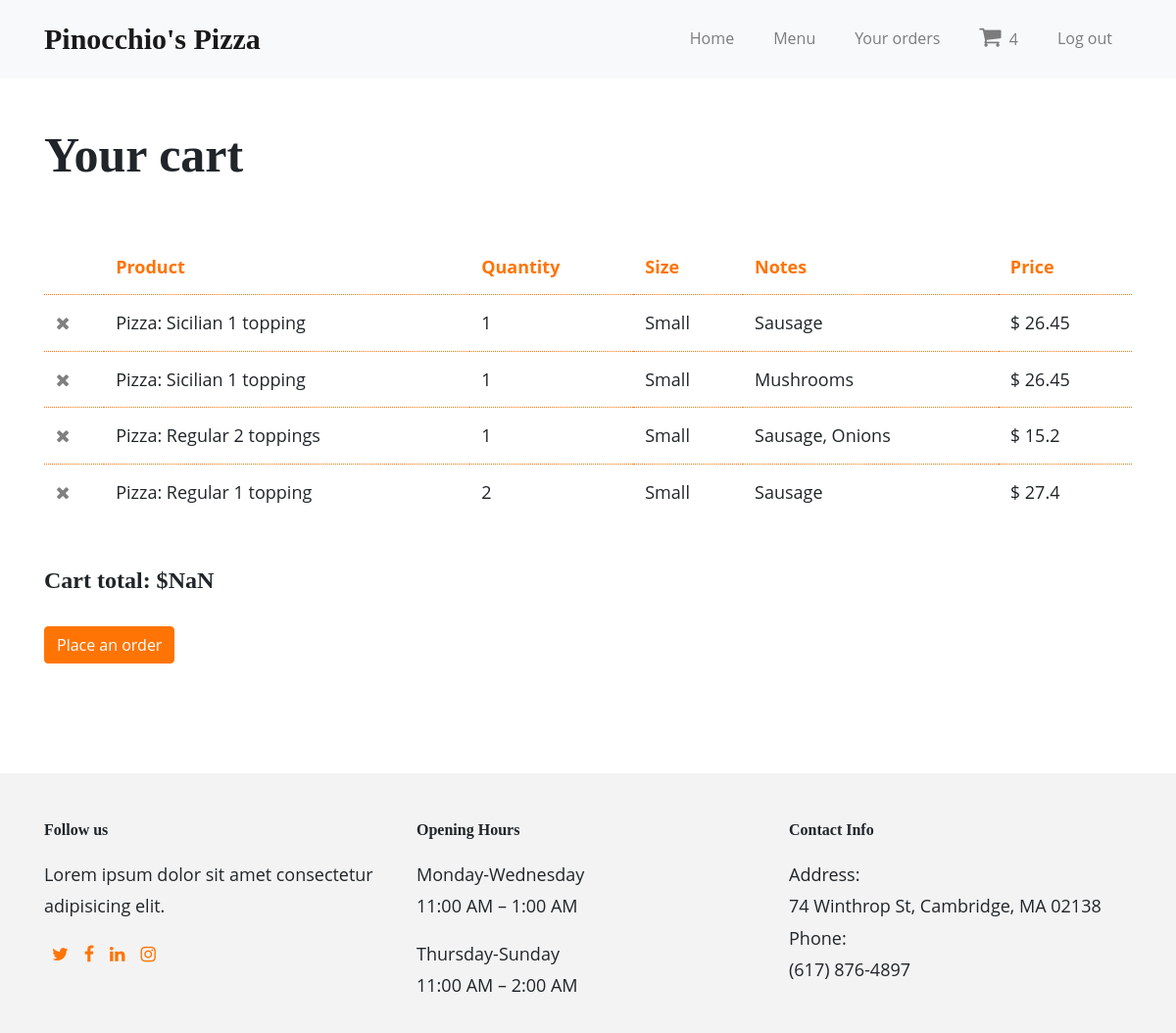
The app's page /cart (signed in) with its own data.
### orders/models.py (models this page shows, shortened)
class Item(models.Model):
    item = models.CharField(max_length=64, null=False)
    size_choices = [
        ("", "Please choose size"),
        ('S', 'Small'),
        ('L', 'Large'),
    ]
    size = models.CharField(choices=size_choices, max_length=1, blank=True, default='S')
    quantity_choices = [(i, i) for i in range (1, 11)]
    quantity = models.IntegerField(choices=quantity_choices, default=1)
    topping = models.ManyToManyField(Toppings, blank=True)
    def display_topping(self):
        return ', '.join(topping.topping for topping in self.topping.all()[:5])
    display_topping.short_description = 'Topping'
    subx = models.ManyToManyField(SubsType, blank=True,
        limit_choices_to=Q(subs_extra=True) | Q(steak_subs_extra=True))
    def display_subx(self):
        """Create a string for the Sub Extra. This is required to display SubX in Admin."""
        return ', '.join(subx.name for subx in self.subx.all()[:4])
    display_subx.short_description = 'Sub Extra'
    price = models.FloatField()
    status_choices = [
        ('p', 'Pending'),
        ('s', 'Submitted'),
        ('pr', 'Processing'),
        ('c', 'Completed'),
    ]
    status = models.CharField(choices=status_choices, max_length=2, blank=True, default='p')
    order_id = models.ForeignKey(Order, on_delete=models.SET_NULL, null=True, blank=True)
    created_by = models.ForeignKey(User, on_delete=models.SET_NULL, null=True, blank=True)

class Toppings(models.Model):
    topping = models.CharField(max_length=64)

### orders/views.py (the view)
# urls.py: path('cart', views.ItemListView.as_view(), name="cart"),
class ItemListView(LoginRequiredMixin, generic.ListView):
    model = Item
    template_name ='cart.html'
    def get_queryset(self):
        return Item.objects.filter(created_by=self.request.user).filter(status__exact='p').order_by('id')
    def get_context_data(self, **kwargs):
        cart_num = len(Item.objects.filter(created_by=self.request.user).filter(status__exact='p'))
        context = super(ItemListView, self).get_context_data(**kwargs)
        context['cart_num'] = cart_num
        items = Item.objects.filter(created_by=self.request.user).filter(status__exact='p').order_by('id')
        if len(items) > 0:
            context['order_id'] = items.values_list('order_id', flat=True)[0]
        return context

### orders/templates/cart.html (shortened to what this page needs)
{% extends "base_generic.html" %}
{% block main %}
<div class="container">
    <div class="row mx-0">
        <div class="my-5 cart-heading">
            <h2>Your cart</h2>
        </div>
    </div>
    <div class="row mx-0 mb-5">
    {% if item_list %}
        <table class="table mb-5">
            <thead>
                <tr>
                    <th scope="col"></th>
                    <th scope="col">Product</th>
                    <th scope="col">Quantity</th>
                    <th scope="col">Size</th>
                    <th scope="col">Notes</th>
                    <th scope="col">Price</th>
                </tr>
            </thead>
            <tbody>
                {% for item in item_list %}
                <tr>
                    <td>
                        <a href="#" class="remove" id="{{ item.id }}">
                            <i class="fa fa-times" style="color: grey"></i>
                        </a>
                    </td>
                    <td>{{ item.item }}</td>
                    <td>{{ item.quantity }}</td>
                    {% if item.get_size_display == 'Please choose size' %}
                    <td></td>
                    {% else %}
                    <td>{{ item.get_size_display }}</td>
                    {% endif %}
                    {% if item.display_topping %}
                    <td>{{ item.display_topping }}</td>
                    {% elif item.display_subx %}
                    <td>{{ item.display_subx}}</td>
                    {% else %}
                    <td></td>
                    {% endif %}
                    <td>$ <span class="item-price">{{ item.price }}</span></td>
                </tr>
                {% endfor %}
            </tbody>
        </table>
        <div class="heading-wrap">
            <h4>
                Cart total: $<span id="total-price"></span>
            </h4>
            <div class="mt-3 bd-highlight">
                <form id="place_order_form" action="{% url 'new_order' %}" method="post">
                    <button id="place_order_button" class="btn btn-primary my-3" type="submit">Place an order</button>
                </form>
            </div>
        </div>
        {% endif %}
    </div>
</div>
{% endblock %}

### orders/static/orders/style.css (style rules this page uses)
body { font-family: "Open Sans", Arial, sans-serif; font-size: 18px; font-weight: 400; line-height: 1.8; display: flex; min-height: 100vh; flex-direction: column; }
h1, h2, h3, h4, h5, .slide-text { font-family: 'DM Serif Display', serif; font-weight: 800; }
.btn-primary { color: white; border-color: #ff7404; background-color: #ff7404; }
a { color: #999; }
.table thead th { color: #ff7404; border-bottom: none; border-top: none; }
.table td { border-top: 1px dotted #ff7404; }
.cart-heading h2, .orders-heading h2, .single-order-heading h2 { font-size: 50px; }

### records on screen
Item: item "Pizza: Sicilian 1 topping", quantity "1", size "Small", display_topping "Sausage", price "26.45"
Item: item "Pizza: Sicilian 1 topping", quantity "1", size "Small", display_topping "Mushrooms", price "26.45"
Item: item "Pizza: Regular 2 toppings", quantity "1", size "Small", display_topping "Sausage, Onions", price "15.2"
Item: item "Pizza: Regular 1 topping", quantity "2", size "Small", display_topping "Sausage", price "27.4"

### other values on screen
{{ cart_num }} "4"
